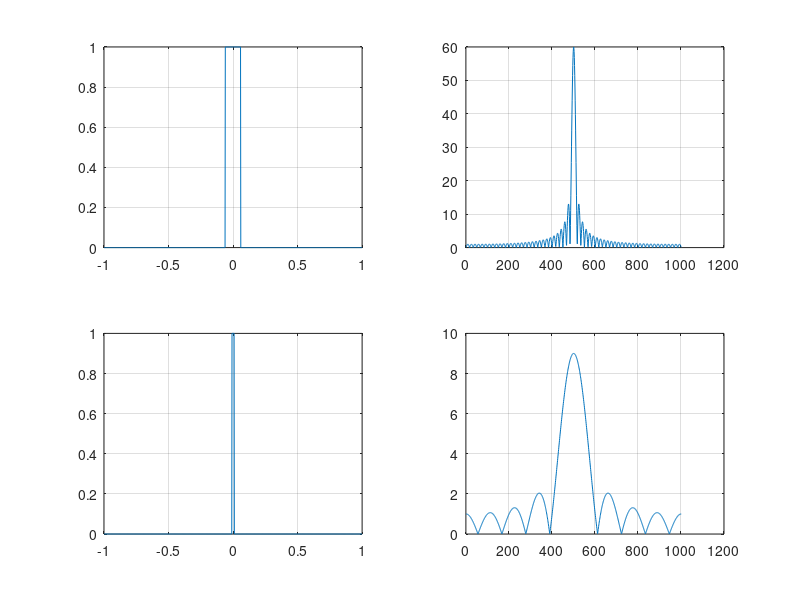

Here is the MATLAB script that generated this plot:
fs = 500;
t = -1:1/fs:1;
x = rectpuls(t,0.12);
subplot(2,2,1);
plot(t,x);
grid on
y = fft(x);
y = fftshift(y);
subplot(2,2,2);
plot(abs(y));
grid on
x = rectpuls(t,0.02);
subplot(2,2,3);
plot(t,x);
grid on
y = fft(x);
y = fftshift(y);
subplot(2,2,4);
plot(abs(y));
grid on